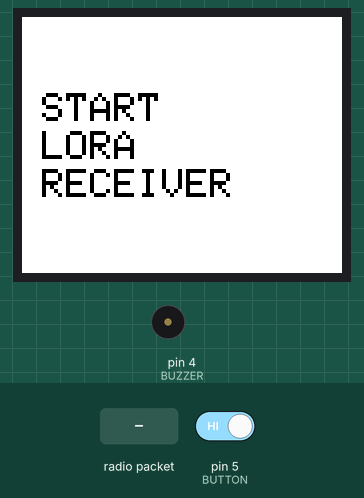
Bench run of a sketch on a simulated Arduino Uno, built with avr-gcc and run on an emulated ATmega328P. Parts: 160×128 colour display, buzzer (waves = sounding, pin HIGH). The inputs (shaded band) are chosen by the test bench; at power-on: pin 5 (BUTTON) HIGH. No radio packets arrive unless stated; what the sketch prints to the serial monitor is not drawn.

Above: at 0.2 s.
At 2.4 s:
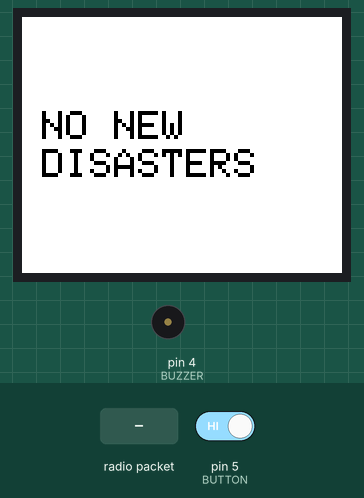
2.5 s: radio packet "1" arrives
4.0 s: pin 5 (BUTTON) driven LOW
Timing chart, 0 to 7.0 s (numbered marks = the images above; inputs shaded):
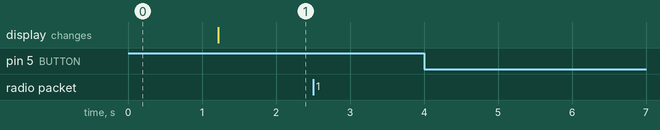

The sketch:

loraReceiver.ino
```cpp
/*
  LoRa receiver <RA-02>

  Github:   Portia-Lin
  https://github.com/Portia-Lin/loraReceiver
*/

#include <ArduinoJson.h>
#include <Adafruit_GFX.h>
#include <Adafruit_ST7735.h>
#include <SPI.h>
#include <LoRa.h>

#define TFT_CS 6
#define TFT_RST 8
#define TFT_DC 7
#define LORA_CS 10
#define LORA_RST 9
#define LORA_DIO 2
#define BUTTON 5
#define BUZZER 4

byte localAddress = 0xAA;
Adafruit_ST7735 tft = Adafruit_ST7735(TFT_CS, TFT_DC, TFT_RST);

void setup() {
  Serial.begin(9600);
  pinMode(BUZZER, OUTPUT);
  pinMode(BUTTON,INPUT_PULLUP);
  Serial.println("Start LoRa Receiver");
  tft.initR(INITR_BLACKTAB);
  tft.setRotation(3);
  startReceiver();
  LoRa.setPins(LORA_CS, LORA_RST, LORA_DIO);
  if (!LoRa.begin(433E6)) {
    Serial.println("LoRa init failed. Check your connections.");
    loraFailed();
    while (true) {}
  }
  clearDisplay();
}

void loop() {
  if (digitalRead(BUTTON)==LOW) {
    digitalWrite(BUZZER, 0);
    clearDisplay();
  }
  receiveMessage(LoRa.parsePacket());
}

void receiveMessage(int packetSize) {
  if (packetSize == 0) return;
  String data;
  int recipient = LoRa.read();
  byte sender = LoRa.read();
  byte dataLength = LoRa.read();

  while (LoRa.available()) {
    data += (char)LoRa.read();
  }

  if (dataLength != data.length()) {
    Serial.println("Error: Message length does not match length");
    return;
  }

  if (recipient != localAddress) {
    Serial.println("Error: Recipient address does not match local address");
    return;
  }

  Serial.print("Received data " + data);
  Serial.print(" from 0x" + String(sender, HEX));
  Serial.println(" to 0x" + String(recipient, HEX));
  digitalWrite(BUZZER, HIGH);
  parseMessage(data);
}

void parseMessage(String data) {
  Serial.println(data);
  StaticJsonDocument<200> doc;
  char json[data.length()];
  data.toCharArray(json, data.length()+1);
  DeserializationError error = deserializeJson(doc, json);
  String accident = doc["accident"];
  String address = doc["address"];
  Serial.println("Address: " + address);
  Serial.println("Accident: " + accident);
  displayMessage(accident, address);
}

void startReceiver() {
  tft.fillScreen(ST77XX_WHITE);
  tft.setTextColor(ST77XX_BLACK);
  tft.setTextSize(2);
  tft.setCursor(10, 38);
  tft.println("START");
  tft.setCursor(10, 57);
  tft.println("LORA");
  tft.setCursor(10, 76);
  tft.println("RECEIVER");
  delay(1000);
}

void loraFailed() {
  tft.fillScreen(ST77XX_WHITE);
  tft.setTextColor(ST77XX_BLACK);
  tft.setTextSize(2);
  tft.setCursor(10, 28);
  tft.println("Starting");
  tft.setCursor(10, 47);
  tft.println("LoRa");
  tft.setCursor(10, 66);
  tft.println("Receiver");
  tft.setCursor(10, 83);
  tft.println("Faield!");
}

void displayMessage(String accident, String address) {
  tft.fillScreen(ST77XX_WHITE);
  tft.setTextColor(ST77XX_BLACK);
  tft.setTextSize(2);
  tft.setCursor(10, 28);
  tft.println("WARNING!");
  tft.setCursor(10, 47);
  tft.println(accident);
  tft.setCursor(10, 66);
  tft.println("AT");
  tft.setCursor(10, 85);
  tft.println(address);
}

void clearDisplay() {
  tft.fillScreen(ST77XX_WHITE);
  tft.setTextColor(ST77XX_BLACK);
  tft.setTextSize(2);
  tft.setCursor(10, 47);
  tft.println("NO NEW");
  tft.setCursor(10, 66);
  tft.println("DISASTERS");
}
```

Measured:
- after the input at 2.5 s, every drawn part: stays the same
- after the input at 4.0 s, every drawn part: stays the same
